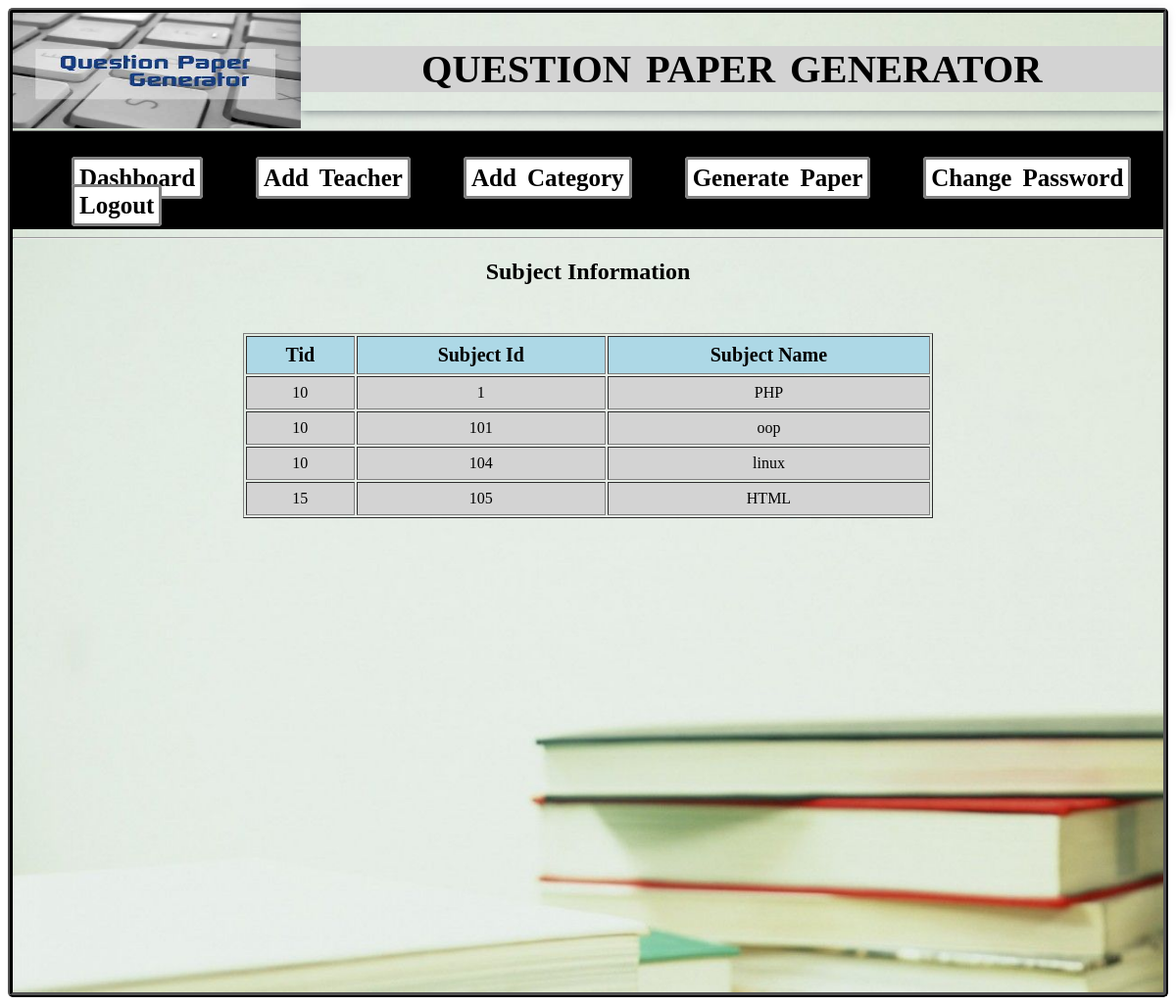
Page /admin/subject.php on the committed database.
### tables this page shows
CREATE TABLE IF NOT EXISTS `addsubject` (
  `sid` int(10) NOT NULL,
  `sname` varchar(255) NOT NULL,
  `tid` int(11) NOT NULL,
  `qstatus` varchar(100) NOT NULL,
  PRIMARY KEY (`sid`)
);

### admin/subject.php (the view, shortened to what this page needs)
<html>
<head>
<link rel="stylesheet" type="text/css" href="css/style1.css">
</head>
<body>
<?php include 'header.php';?>
<div id='tname'>
		       <h2>Subject Information</h2>
		   </div>
<div id="content" ><br><br>
			 <div style="width:60%;margin:0 auto;">
<table border="1" width="100%">
<tr>
<th>Tid</th>
<th>Subject Id</th>
<th>Subject Name</th>
</tr>
 <?php
				 include 'conection.php';
           $queryS ="SELECT * FROM addsubject";
				$resultS=mysqli_query($con,$queryS);
				while($rows=mysqli_fetch_assoc($resultS))
				{
				?>
				<tr>
				<td><?php echo $rows['tid'] ?></td>
				<td><?php echo $rows['sid'] ?></td>
				<td><?php echo $rows['sname'] ?></td>
				</tr>
				<?php
				}
				 ?>
</table>
	               <br>
	</div>
             </div>
</body>
</html>

### admin/css/style1.css (style rules this page uses)
#tname { height:40px; text-align:center; }
#content { height:560px; text-align:center; }
table th,td { padding:7px; }
table th { font-size:20px; background-color:lightblue; }
table td { background-color:lightgray; text-align:center; }

### rows in the picture
addsubject: tid "10", sid "1", sname "PHP"
addsubject: tid "10", sid "101", sname "oop"
addsubject: tid "10", sid "104", sname "linux"
addsubject: tid "15", sid "105", sname "HTML"
